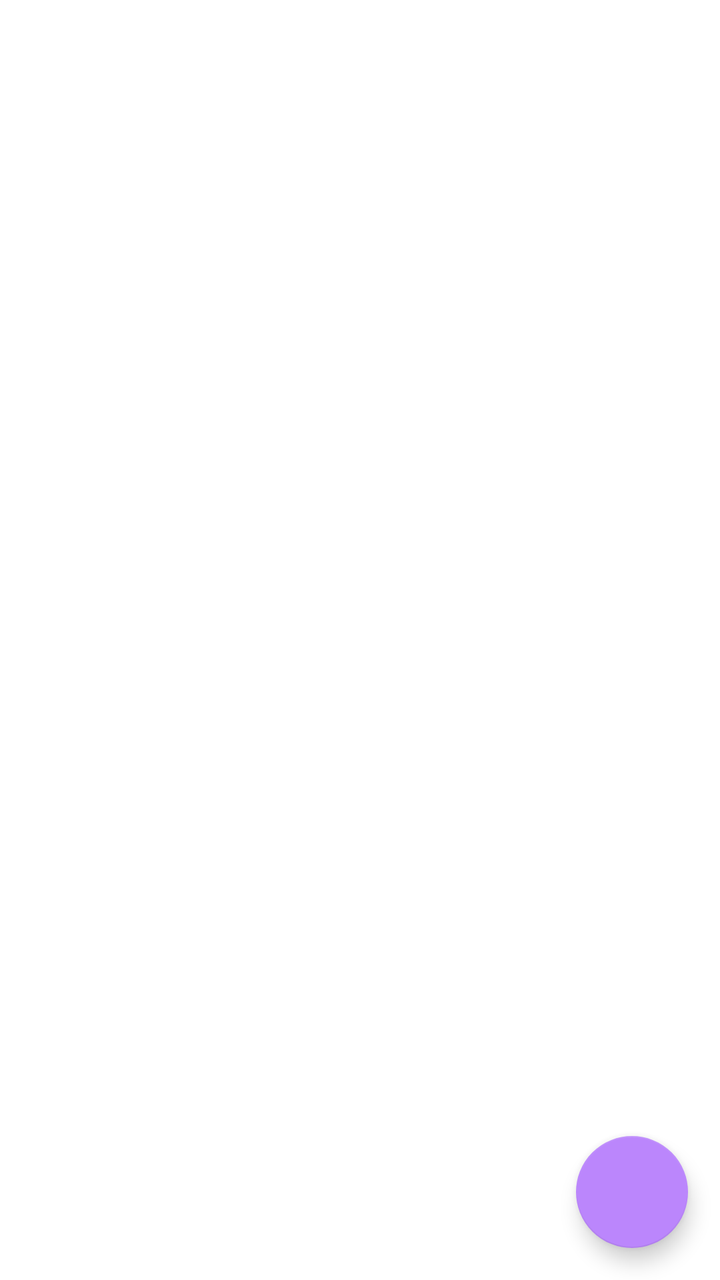
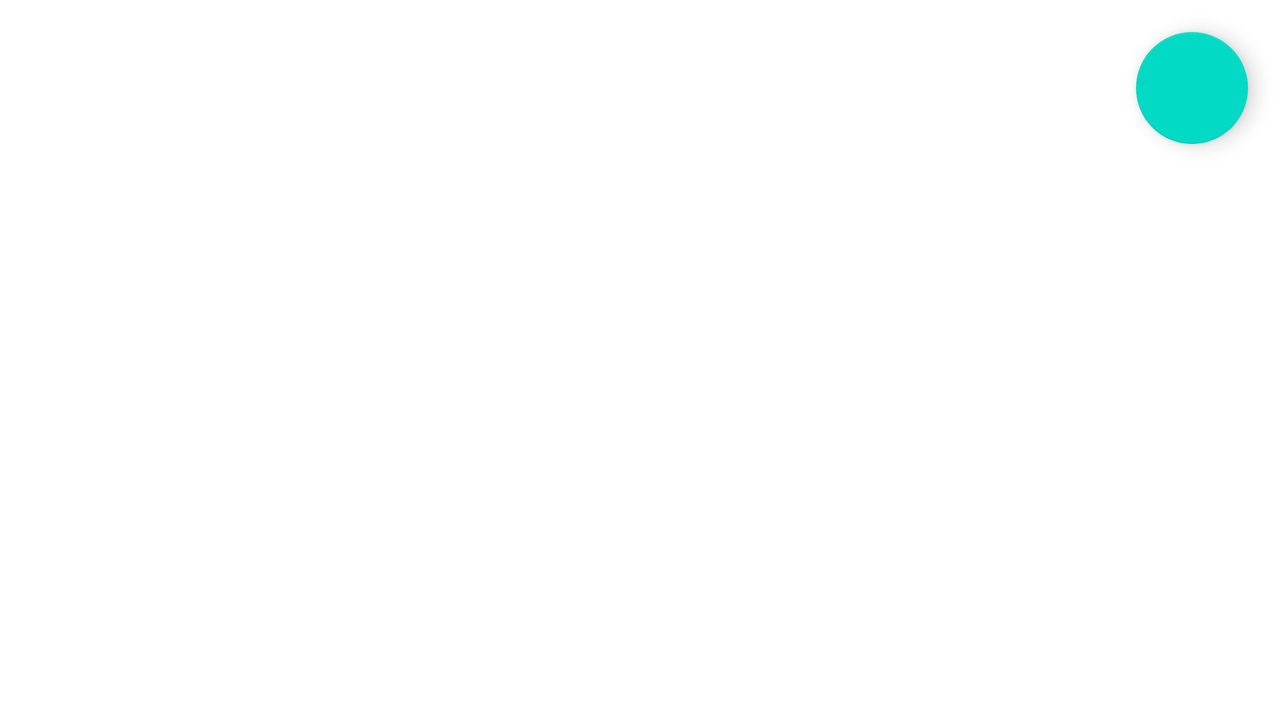

Compare how this app lays out the same screen by default and in its alternative resource folder. The renders come first, then the two layout files and the values they reference.
<!-- AndroidManifest.xml: application theme Theme.Tp_notes_mobile -->
<!-- res/layout/activity_main.xml -->
<?xml version="1.0" encoding="utf-8"?>
<RelativeLayout xmlns:android="http://schemas.android.com/apk/res/android"
    xmlns:app="http://schemas.android.com/apk/res-auto"
    xmlns:tools="http://schemas.android.com/tools"
    android:layout_width="match_parent"
    android:layout_height="match_parent"
    tools:context=".MainActivity">

    <ListView
        android:id="@+id/listView"
        android:layout_width="match_parent"
        android:layout_height="match_parent" />

    <com.google.android.material.floatingactionbutton.FloatingActionButton
        android:id="@+id/addButton"
        android:layout_width="wrap_content"
        android:layout_height="wrap_content"
        android:layout_alignParentBottom="true"
        android:layout_alignParentEnd="true"
        android:layout_margin="16dp"
        android:text="+"
        android:textSize="24sp"
        android:textColor="@android:color/white"
        app:backgroundTint="@color/purple_200"/>


</RelativeLayout>
<!-- resources referenced by this layout -->
<resources>
  <style name="Theme.Tp_notes_mobile" parent="Theme.MaterialComponents.DayNight.DarkActionBar">
          
          <item name="colorPrimary">@color/purple_500</item>
          <item name="colorPrimaryVariant">@color/purple_700</item>
          <item name="colorOnPrimary">@color/white</item>
          
          <item name="colorSecondary">@color/teal_200</item>
          <item name="colorSecondaryVariant">@color/teal_700</item>
          <item name="colorOnSecondary">@color/black</item>
          
          <item name="android:statusBarColor" tools:targetApi="l">?attr/colorPrimaryVariant</item>
          
      </style>
</resources>
<!-- res/layout-land/activity_main.xml (the repository's variant of the layout above) -->
<!-- drawn on the phone turned sideways -->
<LinearLayout xmlns:android="http://schemas.android.com/apk/res/android"
    android:layout_width="match_parent"
    android:layout_height="match_parent"
    android:orientation="horizontal">

    <ListView
        android:id="@+id/listView"
        android:layout_width="0dp"
        android:layout_height="match_parent"
        android:layout_weight="1" />

    <FrameLayout
        android:id="@+id/detailsContainer"
        android:layout_width="0dp"
        android:layout_height="match_parent"
        android:layout_weight="2" />


    <com.google.android.material.floatingactionbutton.FloatingActionButton
        android:id="@+id/addButton"
        android:layout_width="wrap_content"
        android:layout_height="wrap_content"
        android:layout_alignParentBottom="true"
        android:layout_alignParentEnd="true"
        android:layout_margin="16dp"
        android:text="+"
        android:textSize="24sp"
        android:textColor="@android:color/white"/>
</LinearLayout>
